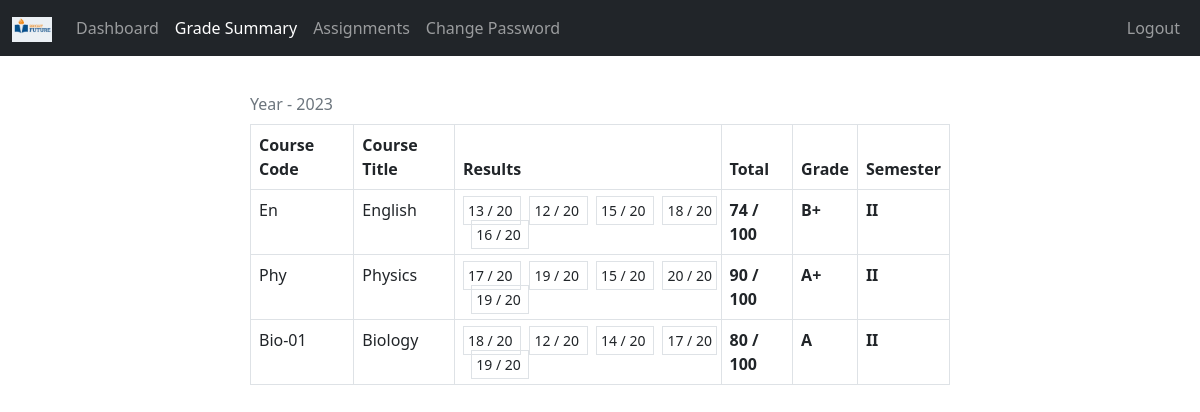
The app's page /Student/grade.php (signed in) with its own data.
### tables this page shows
CREATE TABLE `student_score` (
  `id` int(11) NOT NULL,
  `semester` varchar(100) NOT NULL,
  `year` int(11) NOT NULL,
  `student_id` int(11) NOT NULL,
  `teacher_id` int(11) NOT NULL,
  `subject_id` int(11) NOT NULL,
  `results` varchar(512) NOT NULL
);

CREATE TABLE `subjects` (
  `subject_id` int(11) NOT NULL,
  `subject` varchar(31) NOT NULL,
  `subject_code` varchar(31) NOT NULL,
  `grade` int(11) NOT NULL
);

### Student/data/score.php (called while the page is built)
<?php
function getScoreById($student_id, $conn){
   $sql = "SELECT * FROM student_score
           WHERE student_id=? ORDER BY year DESC";
   $stmt = $conn->prepare($sql);
   $stmt->execute([$student_id]);
   if ($stmt->rowCount() > 0) {
     $student_scores = $stmt->fetchAll();
     return $student_scores;
   }else {
    return 0;
   }
}
function gradeCalc($grade){
   $g = "";
   if ($grade >= 92) {
       $g = "A++";
   }else if ($grade >= 86) {
       $g = "A+";
   }else if ($grade >= 80) {
       $g = "A";
   }else if ($grade >= 75) {
       $g = "B++";
   }else if ($grade >= 70) {
       $g = "B+";
   }else if ($grade >= 66) {
       $g = "B";
   }else if ($grade >= 60) {
       $g = "C+";
   }else if ($grade >= 55) {
       $g = "C";
   }else if ($grade >= 50) {
       $g = "D+";
   }else if ($grade >= 45) {
       $g = "D";
   }else if ($grade >= 40) {
       $g = "E";
   }else if ($grade < 39) {
       $g = "F";
   }
   return $g;
}

### Student/data/subject.php (called while the page is built, shortened)
<?php
function getSubjectById($subject_id, $conn){
   $sql = "SELECT * FROM subjects
           WHERE subject_id=?";
   $stmt = $conn->prepare($sql);
   $stmt->execute([$subject_id]);
   if ($stmt->rowCount() == 1) {
     $subject = $stmt->fetch();
     return $subject;
   }else {
   	return 0;
   }
}
 ?>

### Student/grade.php (the view, shortened to what this page needs)
<?php
if (isset($_SESSION['student_id']) &&
    isset($_SESSION['role'])) {
    if ($_SESSION['role'] == 'Student') {
     include "../DB_connection.php";
     include "data/score.php";
     include "data/subject.php";
     $student_id = $_SESSION['student_id'];
     $scores = getScoreById($student_id, $conn);
 ?>
<!DOCTYPE html>
<html lang="en">
<head>
	<link rel="stylesheet" href="https://cdn.jsdelivr.net/npm/bootstrap@5.2.0/dist/css/bootstrap.min.css">
	<link rel="stylesheet" href="../css/style.css">
  <link rel="stylesheet" href="https://cdnjs.cloudflare.com/ajax/libs/font-awesome/4.7.0/css/font-awesome.min.css">
</head>
<body>
    <?php
        include "inc/navbar.php";
        if ($scores != 0) {
     ?>
     <div class="d-flex justify-content-center align-items-center flex-column pt-4">
         <?php
            $check = 0;
            foreach ($scores as $score) {
              if($score['year'] == $check){
                $check = $score['year'];
                $csubject = getSubjectById($score['subject_id'], $conn);
          ?>
          <tr>
            <td><?=$csubject['subject_code']?></th>
            <td><?=$csubject['subject']?></th>
            <td>
              <?php
                  $total = 0;
                  $outOf = 0;
                  $results = explode(',', trim($score['results']));
                  foreach ($results as $result) {
                    $temp =  explode(' ', trim($result));
                     $total +=$temp[0];
                     $outOf +=$temp[1];
               ?>
              <small class="border p-1">
                <?=$temp[0]?> / <?=$temp[1]?>
              </small>&nbsp;
            <?php } ?>
            <th><?=$total?> / <?=$outOf?></th>
            <th><?php
                echo gradeCalc($total);
               ?></th>
            <th><?=$score['semester']?></th>
          </tr>
        <?php }else {
          $check = $score['year'];
          $csubject = getSubjectById($score['subject_id'], $conn);
        ?>
         <div class="table-responsive " style="width: 90%; max-width: 700px;">
              <table class="table table-bordered mt-1 mb-5 n-table">
                 <caption style="caption-side:top">Year - <?=$score['year']?> </caption>
                <thead>
                  <tr>
                    <th scope="col">Course Code</th>
                    <th scope="col">Course Title</th>
                    <th scope="col">Results</th>
                    <th scope="col">Total</th>
                    <th scope="col">Grade</th>
                    <th scope="col">Semester</th>
                  </tr>
                </thead>
                <tbody>
                  <tr>
            <td><?=$csubject['subject_code']?></th>
            <td><?=$csubject['subject']?></th>
            <td>
              <?php
                  $total = 0;
                  $outOf = 0;
                  $results = explode(',', trim($score['results']));
                  foreach ($results as $result) {
                    $temp =  explode(' ', trim($result));
                    $total += $temp[0];
                    $outOf += $temp[1];
               ?>
              <small class="border p-1">
                <?=$temp[0]?> / <?=$temp[1]?>
              </small>&nbsp;
            <?php } ?>
            <th><?=$total?> / <?=$outOf?></th>
            <th><?php
                echo gradeCalc($total);
               ?></th>
            <th><?=$score['semester']?></th>
          </tr>
        <?php } if($score['year'] != $check){ ?>
  <?php  } } ?>
   <?php } ?>
</body>
</html>
<?php
  }else {
    header("Location: ../login.php");
    exit;
  }
}else {
	header("Location: ../login.php");
	exit;
}
?>

### css/style.css (style rules this page uses)
.n-table { max-width: 800px; }

### records on screen
student_score: year "2023", subject.subject_code "En", subject.subject "English", results "13", results "20", results "12", results "15", results "18", results "16", total "74", outOf "100", total "B+", semester "II"
student_score: subject.subject_code "Phy", subject.subject "Physics", results "17", results "20", results "19", results "15", total "90", outOf "100", total "A+", semester "II"
student_score: subject.subject_code "Bio-01", subject.subject "Biology", results "18", results "20", results "12", results "14", results "17", results "19", total "80", outOf "100", total "A", semester "II"
